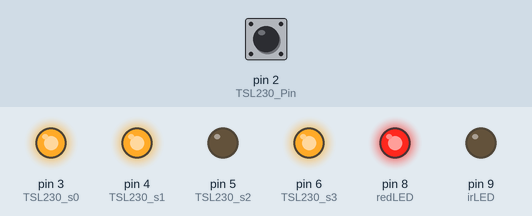
Simulated run of this sketch. Board: Arduino Uno, built with avr-gcc and run on an emulated ATmega328P. Shown: output pins drawn as LEDs (lit = HIGH). Inputs (shaded band) come from the test bench; at power-on: pin 2 (TSL230_Pin) LOW. What the sketch prints to the serial monitor is not drawn.

Above: at 1.2 s.
1.3 s: pin 2 (TSL230_Pin) pulsed HIGH 5 times (0.12 s each, 0.3 s apart)
At 3.0 s:
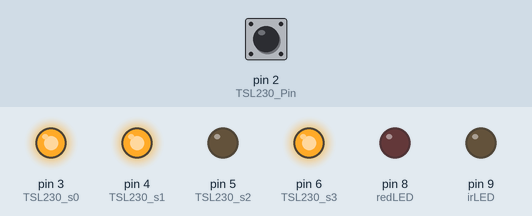
At 5.0 s:
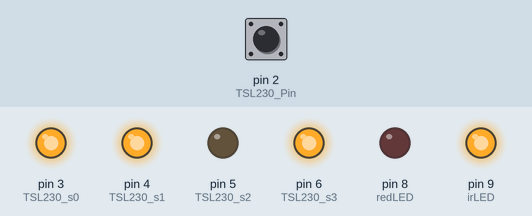
Timing chart, 0 to 10.1 s (numbered marks = the images above; inputs shaded):
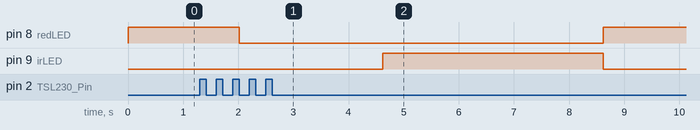

Measured:
- after the input at 1.3 s, pin 8 (redLED): HIGH → LOW after 0.72 s instead of 2.7 s; pin 9 (irLED): LOW → HIGH after 3.3 s instead of 6.7 s

The sketch:

POx-TSL230.ino
```cpp
// Help:  http://bildr.org/2011/08/tsl230r-arduino/
//Pinner-setup
int redLED = 8;
int irLED = 9;
int TSL230_Pin = 2; //TSL230 "digital" output
int TSL230_s0 = 3;
int TSL230_s1 = 4;
int TSL230_s2 = 5;
int TSL230_s3 = 6;
int TSL_samples = 4; //higher = slower but more stable and accurate

void setup(){
  Serial.begin(9600);
  pinMode(redLED, OUTPUT);
  pinMode(irLED, OUTPUT);
  digitalWrite(redLED, HIGH); //?!?!?!adjust brightness of LED to measured value through PWM mode (analogWrite() )
  digitalWrite(irLED, LOW);
  setupTSL230();
}
void loop(){
  //make this a function to call and receive red and IR sensor values
//  float red = readTSL230(TSL_samples);
//  float red = constrain(red, 0, 10000); //threshold at lightlevel<10000
//  Serial.print(red);
//  digitalWrite(irLED, HIGH);digitalWrite(redLED, LOW);
//  Serial.print(" ");
//  float ir = readTSL230(TSL_samples);
//  ir = constrain(ir, 0, 12000);
//  Serial.print(ir);
//  Serial.println("");
//  digitalWrite(irLED, LOW);digitalWrite(redLED, HIGH);
 //array to hold sample data to measure max min?! https://www.arduino.cc/en/Reference/Array; https://www.arduino.cc/en/Tutorial/Smoothing; http://playground.arduino.cc/Main/RunningAverage
  digitalWrite(redLED, HIGH);
  float raw_red = readTSL230(TSL_samples);
  digitalWrite(redLED, LOW);

  float amb = readTSL230(TSL_samples);
  digitalWrite(irLED,HIGH);
  float raw_ir = readTSL230(TSL_samples);
  digitalWrite(irLED,LOW);
  float red=(raw_red - amb)*5;
  float ir= raw_ir - amb;
  Serial.print(red);Serial.print(" ");  Serial.print(amb);Serial.print(" ");
  Serial.println(ir); Serial.print("");

}
//void sensor(){
//  digitalWrite(redLED, HIGH);
//  float raw_red = readTSL230(TSL_sample);
//  digitalWrite(redLED, LOW);
//  float amb = readTSL230(TSL_sample);
//  digitalWrite(irLED,HIGH);
//  float raw_ir = readTSL230(TSL_sample);
//  float red=raw_red-amb;
//  float ir= raw_ir-amb;
//  return red,ir;
//}
void setupTSL230(){
  pinMode(TSL230_s0, OUTPUT);
  pinMode(TSL230_s1, OUTPUT);
  pinMode(TSL230_s2, OUTPUT);
  pinMode(TSL230_s3, OUTPUT);

  //configure sensitivity - Can set to
  //S1 LOW  | S0 HIGH: low
  //S1 HIGH | S0 LOW:  med *****
  //S1 HIGH | S0 HIGH: high
  digitalWrite(TSL230_s1, HIGH);
  digitalWrite(TSL230_s0, HIGH);

  //config Scaling:
  //S3  S2  SCALING (divide-by)
  //L   L   1
  //L   H   2
  //H   L   10**************default
  //H   H   100x
  digitalWrite(TSL230_s2, LOW);
  digitalWrite(TSL230_s3, HIGH);

}
float readTSL230(int samples){
//sample light, return reading in frequency
//higher number means brighter
  float start = micros();
  int readings = 0;

  while(readings < samples){
   pulseIn(TSL230_Pin, HIGH); //starts timing - waits - pin=LOW -->stops timing; Returns the length of the pulse in microseconds (10ys to 3min) ===> alternative function COUNT()
   readings ++;
  }
  float length = micros() - start;//length is the time of the pulse width depending on incident intensity
  float freq = (1000000 / (length / samples)) * 10; //frequency calc by dividing 1*10^6 (factor ys in s) / time[ys] / sample-rate; *10 see Scaling in setupTSL
  return freq;
}
```
